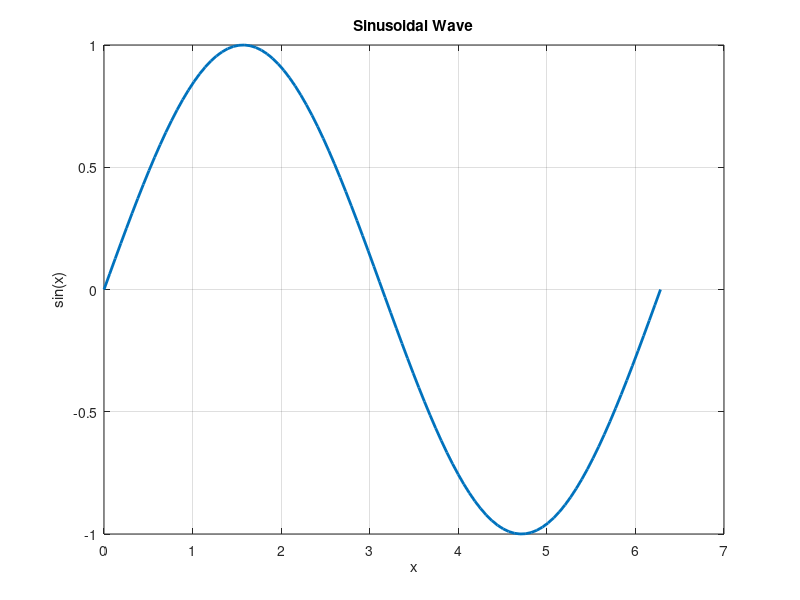

Here is the MATLAB script that generated this plot:
x = linspace(0, 2*pi, 100);
y = sin(x);
figure;
plot(x, y, 'LineWidth', 2);
title('Sinusoidal Wave');
xlabel('x');
ylabel('sin(x)');
grid on;
